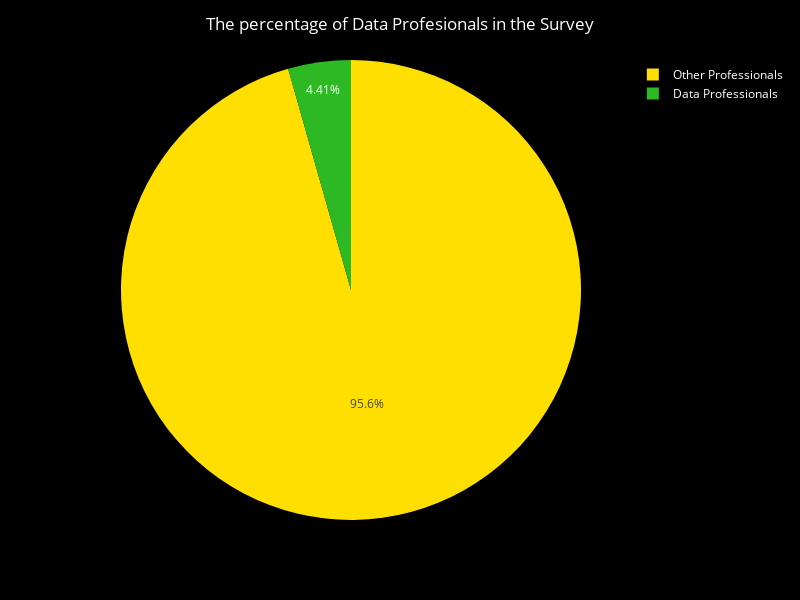

Notebook cell for this chart:
### Code cell
tempdata=pd.DataFrame(mask.value_counts()).reset_index()
tempdata.at[0,"DevType"]="Other Professionals"
tempdata.at[1,"DevType"]="Data Professionals"
fig=px.pie(data_frame=tempdata,names="DevType",values="count",width=600,height=400)
fig_style(fig=fig,title="The percentage of Data Profesionals in the Survey",legend=True)
print("The count of Data professionals = ",data_df.shape[0])
print("The Percentage of Data professionals = ",(data_df.shape[0]/df.shape[0])*100)
fig.show()

### Figure 1 — Plotly figure (JSON) as saved in the notebook; plotly's stock layout.template omitted (floating-point values rounded to 4 significant figures)
{"data": [{"domain": {"x": [0, 1], "y": [0, 1]}, "hovertemplate": "DevType=%{label}<br>count=%{value}<extra></extra>", "labels": ["Other Professionals", "Data Professionals"], "legendgroup": "", "marker": {"colors": ["#FFDF00", "#2db923", "#083248", "#d459cd", "#f088eb", "#39e641"]}, "name": "", "showlegend": true, "type": "pie", "values": [85254, 3930]}], "layout": {"font": {"color": "white"}, "height": 600, "legend": {"tracegroupgap": 0}, "margin": {"t": 60}, "paper_bgcolor": "black", "plot_bgcolor": "black", "showlegend": true, "title": {"font": {"color": "white"}, "text": "The percentage of Data Profesionals in the Survey", "x": 0.5}, "width": 800}}
